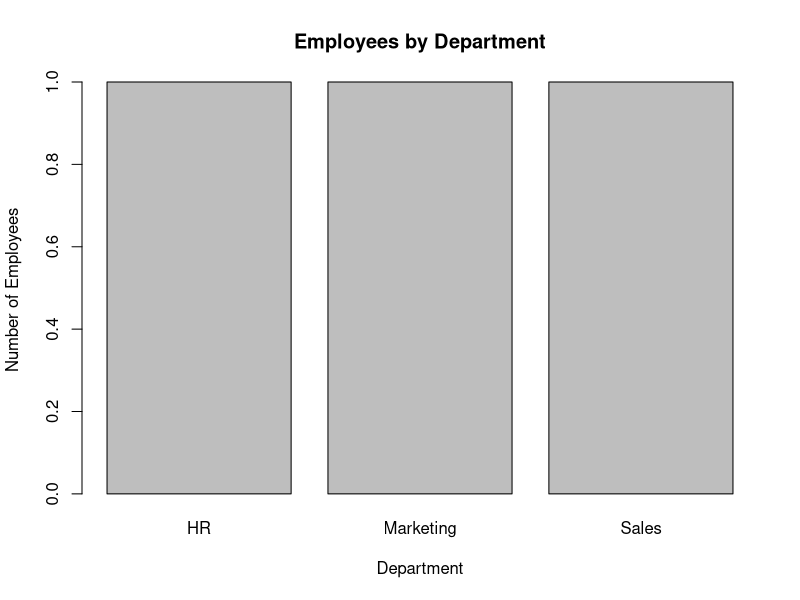

Generate this figure with R:
data<-data.frame(EmployeeID=c(1,2,3),
                 Department=c("Sales","HR","Marketing"),
                 Years=c(5,3,7),Performance=c(85,92,78))
barplot(table(data$Department),
        main="Employees by Department",
        xlab="Department",ylab="Number of Employees")
